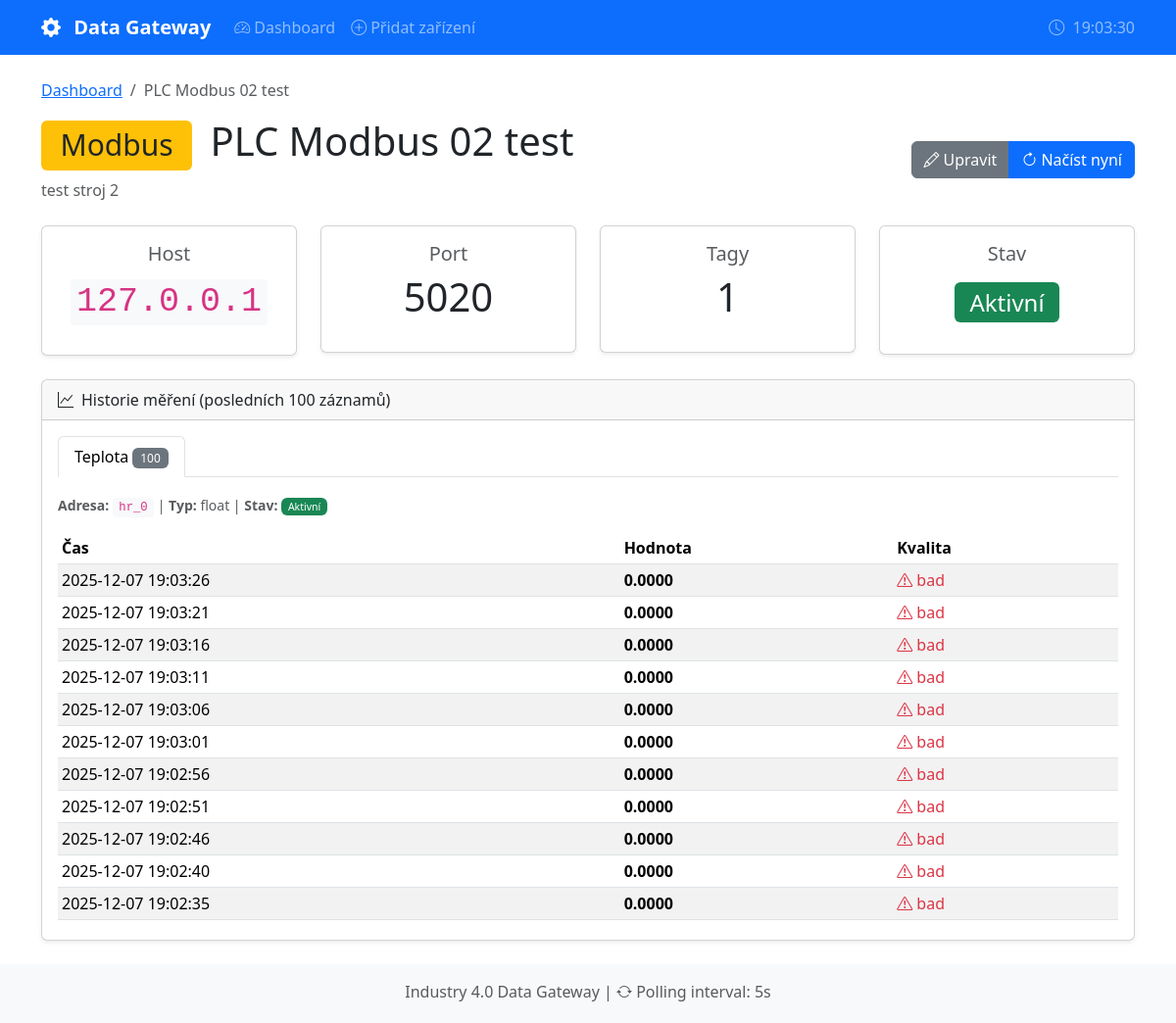
Page /device/2 on the committed database.
### backend/models.py (models this page shows)
class Device(SQLModel, table=True):
    id: Optional[int] = Field(default=None, primary_key=True)
    name: str = Field(index=True, description="Např. 'Lis-01', 'Čerpadlo-A'")
    protocol: str = Field(description="Protokol: 'opcua' nebo 'modbus'")
    host: str = Field(default="127.0.0.1", description="IP adresa zařízení")
    port: int = Field(description="Port: 4840 pro OPC UA, 5020 pro Modbus")
    endpoint_url: Optional[str] = Field(
        default=None,
        description="OPC UA endpoint URL, např. 'opc.tcp://127.0.0.1:4840'"
    )
    enabled: bool = Field(default=True, description="Zda je zařízení aktivní pro sběr")
    description: Optional[str] = Field(default=None, description="Popis zařízení")
    tags: List["Tag"] = Relationship(back_populates="device", sa_relationship_kwargs={"cascade": "all, delete-orphan"})

class Tag(SQLModel, table=True):
    id: Optional[int] = Field(default=None, primary_key=True)
    name: str = Field(description="Např. 'Teplota_motoru', 'Stav_RUN'")
    address: str = Field(description="""
        Protokol-specifická adresa:
        - OPC UA: 'ns=2;s=Teplota' nebo 'i=2258'
        - Modbus: 'hr_0' (holding register), 'co_1' (coil),
                  'ir_0' (input register), 'di_0' (discrete input)
    """)
    data_type: str = Field(default="float", description="Datový typ: float, int, bool")
    description: Optional[str] = Field(default=None, description="Popis tagu")
    enabled: bool = Field(default=True, description="Zda je tag aktivní pro sběr")
    device_id: int = Field(foreign_key="device.id")
    device: Device = Relationship(back_populates="tags")
    measurements: List["Measurement"] = Relationship(
        back_populates="tag",
        sa_relationship_kwargs={"cascade": "all, delete-orphan"}
    )

### main.py (the view)
@app.get("/device/{device_id}", response_class=HTMLResponse)
async def device_detail(request: Request, device_id: int):
    with get_session() as session:
        device = session.get(Device, device_id)
        if not device:
            raise HTTPException(status_code=404, detail="Zařízení nenalezeno")
        measurements_data = []
        for tag in device.tags:
            tag_measurements = session.exec(
                select(Measurement)
                .where(Measurement.tag_id == tag.id)
                .order_by(Measurement.timestamp.desc())
                .limit(100)
            ).all()
            measurements_data.append({
                "tag": tag,
                "measurements": tag_measurements
            })
        return templates.TemplateResponse(
            "device_detail.html",
            {
                "request": request,
                "device": device,
                "measurements_data": measurements_data
            }
        )

### frontend/templates/device_detail.html (shortened to what this page needs)
{% extends "base.html" %}
{% block content %}
<nav aria-label="breadcrumb">
    <ol class="breadcrumb">
        <li class="breadcrumb-item"><a href="/">Dashboard</a></li>
        <li class="breadcrumb-item active">{{ device.name }}</li>
    </ol>
</nav>
<div class="d-flex justify-content-between align-items-center mb-4">
    <div>
        <h1>
            {% if device.protocol == 'opcua' %}
            <span class="badge bg-info me-2">OPC UA</span>
            {% else %}
            <span class="badge bg-warning text-dark me-2">Modbus</span>
            {% endif %}
            {{ device.name }}
        </h1>
        {% if device.description %}
        <p class="text-muted mb-0">{{ device.description }}</p>
        {% endif %}
    </div>
    <div class="btn-group">
        <a href="/device/{{ device.id }}/edit" class="btn btn-secondary">
            <i class="bi bi-pencil me-1"></i>Upravit
        </a>
        <button class="btn btn-primary"
                hx-post="/device/{{ device.id }}/poll"
                hx-target="#poll-result"
                hx-swap="innerHTML">
            <i class="bi bi-arrow-clockwise me-1"></i>Načíst nyní
        </button>
    </div>
</div>
<div class="row mb-4">
    <div class="col-md-3">
        <div class="card text-center">
            <div class="card-body">
                <h5 class="card-title text-muted">Host</h5>
                <p class="display-6"><code>{{ device.host }}</code></p>
            </div>
        </div>
    </div>
    <div class="col-md-3">
        <div class="card text-center">
            <div class="card-body">
                <h5 class="card-title text-muted">Port</h5>
                <p class="display-6">{{ device.port }}</p>
            </div>
        </div>
    </div>
    <div class="col-md-3">
        <div class="card text-center">
            <div class="card-body">
                <h5 class="card-title text-muted">Tagy</h5>
                <p class="display-6">{{ device.tags|length }}</p>
            </div>
        </div>
    </div>
    <div class="col-md-3">
        <div class="card text-center">
            <div class="card-body">
                <h5 class="card-title text-muted">Stav</h5>
                <p class="display-6">
                    {% if device.enabled %}
                    <span class="badge bg-success fs-4">Aktivní</span>
                    {% else %}
                    <span class="badge bg-secondary fs-4">Neaktivní</span>
                    {% endif %}
                </p>
            </div>
        </div>
    </div>
</div>
{% if measurements_data %}
<div class="card">
    <div class="card-header">
        <i class="bi bi-graph-up me-2"></i>Historie měření (posledních 100 záznamů)
    </div>
    <div class="card-body">
        <ul class="nav nav-tabs" id="tagTabs" role="tablist">
            {% for data in measurements_data %}
            <li class="nav-item" role="presentation">
                <button class="nav-link {% if loop.first %}active{% endif %}"
                        id="tab-{{ data.tag.id }}"
                        data-bs-toggle="tab"
                        data-bs-target="#content-{{ data.tag.id }}"
                        type="button" role="tab">
                    {{ data.tag.name }}
                    <span class="badge bg-secondary">{{ data.measurements|length }}</span>
                </button>
            </li>
            {% endfor %}
        </ul>
        <div class="tab-content mt-3" id="tagTabsContent">
            {% for data in measurements_data %}
            <div class="tab-pane fade {% if loop.first %}show active{% endif %}"
                 id="content-{{ data.tag.id }}" role="tabpanel">
                <div class="mb-3">
                    <small class="text-muted">
                        <strong>Adresa:</strong> <code>{{ data.tag.address }}</code> |
                        <strong>Typ:</strong> {{ data.tag.data_type }} |
                        <strong>Stav:</strong>
                        {% if data.tag.enabled %}
                        <span class="badge bg-success">Aktivní</span>
                        {% else %}
                        <span class="badge bg-secondary">Neaktivní</span>
                        {% endif %}
                    </small>
                </div>
                {% if data.measurements %}
                <div class="table-responsive" style="max-height: 400px; overflow-y: auto;">
                    <table class="table table-sm table-striped">
                        <thead class="sticky-top bg-white">
                            <tr>
                                <th>Čas</th>
                                <th>Hodnota</th>
                                <th>Kvalita</th>
                            </tr>
                        </thead>
                        <tbody>
                            {% for m in data.measurements %}
                            <tr>
                                <td>{{ m.timestamp.strftime('%Y-%m-%d %H:%M:%S') }}</td>
                                <td>
                                    {% if data.tag.data_type == 'bool' %}
                                        {% if m.value == 1.0 %}
                                        <span class="badge bg-success">ON</span>
                                        {% else %}
                                        <span class="badge bg-danger">OFF</span>
                                        {% endif %}
                                    {% else %}
                                        <strong>{{ "%.4f"|format(m.value) }}</strong>
                                    {% endif %}
                                </td>
                                <td>
                                    {% if m.quality == 'good' %}
                                    <span class="text-success"><i class="bi bi-check-circle"></i> OK</span>
                                    {% else %}
                                    <span class="text-danger"><i class="bi bi-exclamation-triangle"></i> {{ m.quality }}</span>
                                    {% endif %}
                                </td>
                            </tr>
                            {% endfor %}
                        </tbody>
                    </table>
                </div>
                {% else %}
                <p class="text-muted">Zatím žádná měření pro tento tag.</p>
                {% endif %}
            </div>
            {% endfor %}
        </div>
    </div>
</div>
{% else %}
<div class="alert alert-info">
    <i class="bi bi-info-circle me-2"></i>
    Toto zařízení nemá definované žádné tagy.
    <a href="/device/{{ device.id }}/edit" class="alert-link">Přidejte tagy</a> pro sběr dat.
</div>
{% endif %}
{% endblock %}

### frontend/static/style.css (style rules this page uses)
.card { box-shadow: 0 0.125rem 0.25rem rgba(0, 0, 0, 0.075); }
.table th { white-space: nowrap; }
code { background-color: #f8f9fa; padding: 0.2rem 0.4rem; border-radius: 0.25rem; font-size: 0.875em; }
.badge { font-weight: 500; }
html { min-height: 100%; position: relative; }
body { margin-bottom: 60px; }
.tab-content { max-height: 500px; overflow-y: auto; }
.table thead.sticky-top th { position: sticky; top: 0; z-index: 10; background: white; box-shadow: 0 1px 0 rgba(0,0,0,0.1); }
.badge.bg-warning { background-color: #ffc107 !important; }

### rows in the picture
Device: name "PLC Modbus 02 test", description "test stroj 2", host "127.0.0.1", port "5020"
Tag: tag.name "Teplota", tag.address "hr_0", tag.data_type "float"

### other values in the picture
{{ device.tags|length }} "1"
{{ data.measurements|length }} "100"
{{ m.timestamp.strftime('%Y-%m-%d %H:%M:%S') }} "2025-12-07 19:03:26" "2025-12-07 19:03:21" "2025-12-07 19:03:16" "2025-12-07 19:03:11" "2025-12-07 19:03:06" "2025-12-07 19:03:01" "2025-12-07 19:02:56" "2025-12-07 19:02:51" "2025-12-07 19:02:46" "2025-12-07 19:02:40" "2025-12-07 19:02:35"
{{ "%.4f"|format(m.value) }} "0.0000" "0.0000" "0.0000" "0.0000" "0.0000" "0.0000" "0.0000" "0.0000" "0.0000" "0.0000" "0.0000"
{{ m.quality }} "bad" "bad" "bad" "bad" "bad" "bad" "bad" "bad" "bad" "bad" "bad"
